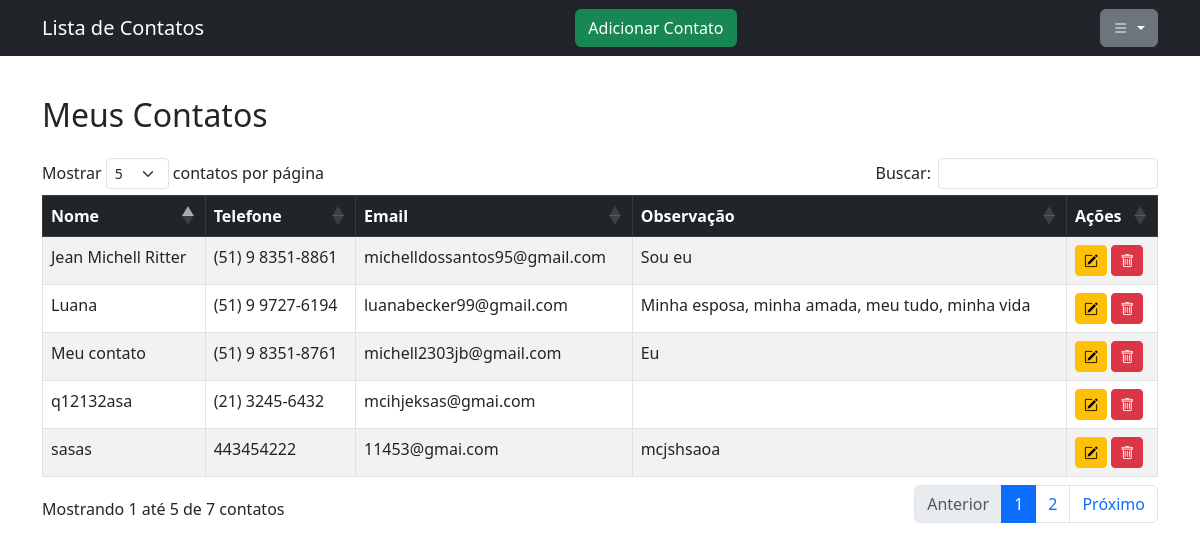
Before: /contatos (signed in) with the older database file.
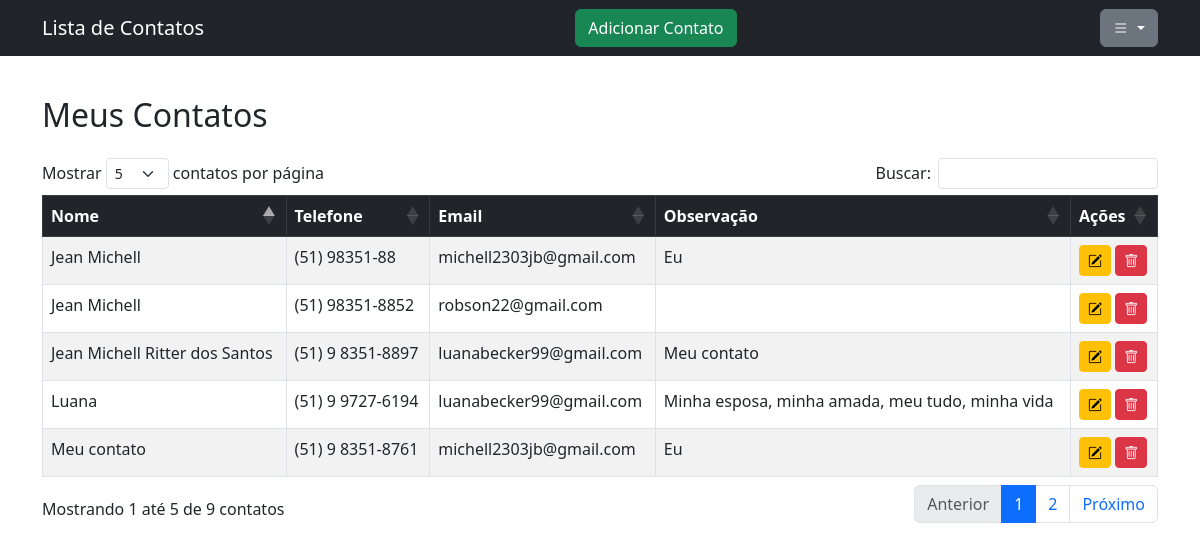
After: the same page with the newer database file.
### tables this page shows
CREATE TABLE Contato (
    id_contato INTEGER PRIMARY KEY AUTOINCREMENT,
    nome TEXT NOT NULL,
    telefone TEXT,
    email TEXT,
    observacao TEXT,
    id_usuario INTEGER, foto TEXT,
    FOREIGN KEY (id_usuario) REFERENCES Usuario(id_usuario)
);

### app.py (the view)
@app.route('/contatos')
def contatos():
    if 'user_id' not in session:
        return redirect(url_for('login'))
    user_id = session['user_id']
    conn = sqlite3.connect('database.db')
    cursor = conn.cursor()
    cursor.execute("SELECT * FROM Contato WHERE id_usuario = ?", (user_id,))
    contatos = cursor.fetchall()
    conn.close()
    contatos_formatados = []
    for c in contatos:
        c = list(c)
        c[2] = formatar_telefone(c[2])
        contatos_formatados.append(c)
    return render_template('contatos.html', contatos=contatos_formatados)

### app.py (called while the page is built)
def formatar_telefone(numero):
    numero = str(numero)
    if len(numero) == 11:
        return f"({numero[:2]}) {numero[2]} {numero[3:7]}-{numero[7:]}"
    elif len(numero) == 10:
        return f"({numero[:2]}) {numero[2:6]}-{numero[6:]}"
    else:
        return numero

### templates/contatos.html (shortened to what this page needs)
<!DOCTYPE html>
<html lang="pt-br">
<head>
    <link href="https://cdn.jsdelivr.net/npm/bootstrap@5.3.0/dist/css/bootstrap.min.css" rel="stylesheet">
    <link href="https://cdn.jsdelivr.net/npm/bootstrap-icons@1.10.5/font/bootstrap-icons.css" rel="stylesheet">
    <link rel="stylesheet" href="{{ url_for('static', filename='css/style.css') }}">
    <link rel="stylesheet" href="https://cdn.datatables.net/1.13.5/css/dataTables.bootstrap5.min.css">
</head>
<body>
<nav class="navbar navbar-expand-lg navbar-dark bg-dark fixed-top">
  <div class="container">
    <a class="navbar-brand" href="/contatos">Lista de Contatos</a>
    <button class="btn btn-success me-2" data-bs-toggle="modal" data-bs-target="#modalAdicionar">Adicionar Contato</button>
    <div class="dropdown d-inline">
      <button class="btn btn-secondary dropdown-toggle" type="button" data-bs-toggle="dropdown">
        <i class="bi bi-list hamburger-icon"></i>
      </button>
    </div>
  </div>
</nav>
<div class="container mt-5 pt-5">
    <h2 class="mb-4">Meus Contatos</h2>
    <div class="table-responsive">
        <table class="table table-striped table-bordered" id="tabela-contatos">
            <thead class="table-dark">
                <tr>
                    <th>Nome</th>
                    <th>Telefone</th>
                    <th>Email</th>
                    <th>Observação</th>
                    <th>Ações</th>
                </tr>
            </thead>
            <tbody>
                {% for contato in contatos %}
                <tr>
                    <td>{{ contato[1] }}</td>
                    <td>{{ contato[2] }}</td>
                    <td>{{ contato[3] }}</td>
                    <td>{{ contato[4] }}</td>
                    <td>
                      <a href="{{ url_for('editar_contato', id=contato[0]) }}"
                        class="btn btn-warning btn-sm" data-bs-toggle="tooltip" title="Editar contato">
                          <i class="bi bi-pencil-square"></i>
                      </a>
                      <a href="{{ url_for('excluir_contato', id=contato[0]) }}"
                        class="btn btn-danger btn-sm" onclick="return confirmarExclusao()" data-bs-toggle="tooltip" title="Excluir contato">
                          <i class="bi bi-trash"></i>
                      </a>
                    </td>
                </tr>
                {% endfor %}
            </tbody>
        </table>
    </div>
</div>
</body>
</html>

Changed rows visible on the page:
no longer on this page (row edited): Contato: nome "sasas", telefone "443454222", email "11453@gmai.com", observacao "mcjshsaoa"
no longer on this page (row unchanged): Contato: nome "q12132asa", contato "(21) 3245-6432", email "mcihjeksas@gmai.com"
removed Contato: nome "Jean Michell Ritter", contato "(51) 9 8351-8861", email "michelldossantos95@gmail.com", observacao "Sou eu"
added Contato: nome "Jean Michell Ritter dos Santos", contato "(51) 9 8351-8897", email "luanabecker99@gmail.com", observacao "Meu contato"
added Contato: nome "Jean Michell", telefone "(51) 98351-88", email "michell2303jb@gmail.com", observacao "Eu"
added Contato: nome "Jean Michell", telefone "(51) 98351-8852", email "robson22@gmail.com"
Other visible differences:
text written by a page script: "Mostrar contatos por página Buscar: Mostrando 1 até 5 de 7 contatos Anterior 1 2 Próximo" → "Mostrar contatos por página Buscar: Mostrando 1 até 5 de 9 contatos Anterior 1 2 Próximo"
